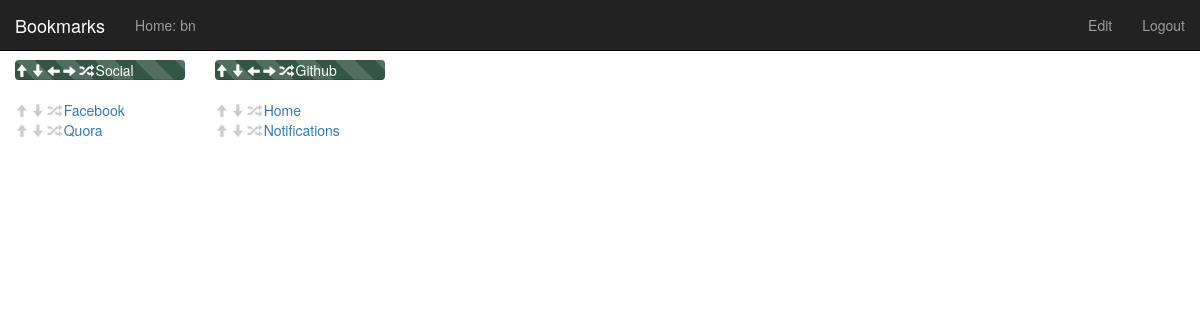
The app's page /b/edit/ (signed in), older data.
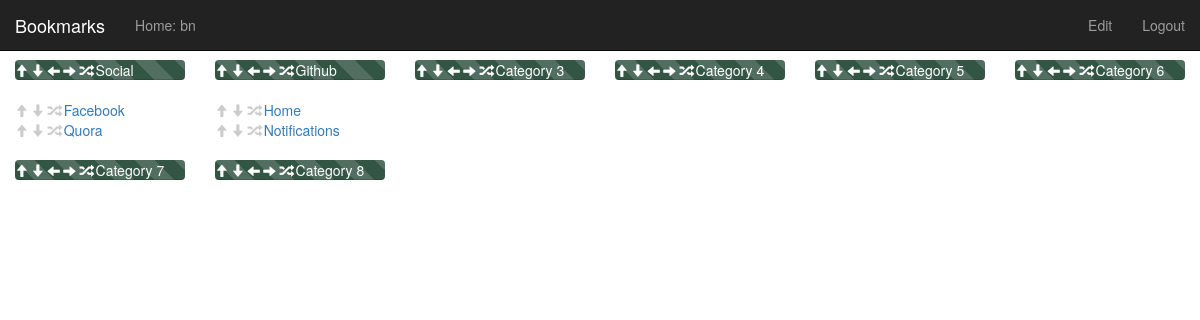
The same page, newer data.
### app/models.py (models this page shows, shortened)
class Category(models.Model):
	user = models.ForeignKey(settings.AUTH_USER_MODEL)
	name = models.CharField(max_length=21)
	row_number = models.IntegerField(default=0)
	column_number = models.IntegerField(default=0)
	progress_bar_color = models.CharField(max_length=6, default="335544")

class Bookmark(models.Model):
	category = models.ForeignKey(Category)
	name = models.CharField(max_length=50)
	link = models.TextField()
	row_number = models.IntegerField(default=0)
	glyphicon = models.CharField(max_length=30, default="")

### app/views.py (the view)
@login_required(login_url='/b/login')
def edit_page(request):
	context = {
				'user': request.user,
				'columns': get_bookmarks(request),
			}
	return render(request, 'edit2.html', context)

### app/templates/edit2.html (shortened to what this page needs)
<html>
	<head>
		<link rel="stylesheet" href="http://maxcdn.bootstrapcdn.com/bootstrap/3.2.0/css/bootstrap.min.css">
	</head>
	<body>
		<nav class="navbar navbar-inverse navbar-fixed-top" style="border-radius:0px;">
			<div class="container-fluid">
				<div class="navbar-header">
					<a class="navbar-brand">Bookmarks</a>
				</div>
				<div>
					<ul class="nav navbar-nav">
						<li><a href="/">Home: {{ user }}</a></li>
					</ul>
					<ul class="nav navbar-nav navbar-right">
						<li><a href="/b/edit">Edit</a></li>
						<li><a href="/b/logout">Logout</a></li>
					</ul>
				</div>
			</div>
		</nav>
		<div class="container-fluid">
			<div class="row">
				{% for col in columns %}
					<div class="col-sm-2">
						{% for item in col %}
							<div class="category-container">
								<div class="progress">
								    <div class="progress-bar progress-bar-striped active progress_style" style="background-color: {{ item.0.progress_bar_color }};">
										<a href="/b/category_up/{{ item.0.id }}" class="cat_glyph_style"> <span class="glyphicon glyphicon-arrow-up"></span> </a>
										<a href="/b/category_down/{{ item.0.id }}" class="cat_glyph_style"> <span class="glyphicon glyphicon-arrow-down"></span> </a>
										<a href="/b/category_left/{{ item.0.id }}" class="cat_glyph_style"> <span class="glyphicon glyphicon-arrow-left"></span> </a>
										<a href="/b/category_right/{{ item.0.id }}" class="cat_glyph_style"> <span class="glyphicon glyphicon-arrow-right"></span> </a>
										<a href="/b/random_color/{{ item.0.id }}" class="cat_glyph_style"> <span class="glyphicon glyphicon-random"></span> </a>
										<span style="color:#ffffff">{{ item.0.name }}</span>
									</div>
								</div>
								{% for bookmark in item.1 %}
									<a href="/b/bookmark_up/{{ bookmark.id }}" class="bm_style"> <span class="glyphicon glyphicon-arrow-up"></span> </a>
									<a href="/b/bookmark_down/{{ bookmark.id }}" class="bm_style"><span class="glyphicon glyphicon-arrow-down"></span></a>
									<a href="/b/random_glyphicon/{{ bookmark.id }}" class="bm_style"> <span class="glyphicon glyphicon-random"></span> </a>
									<a href="{{ bookmark.link }}">{{ bookmark.name }} <span class="glyphicon glyphicon-{{ bookmark.glyphicon }}"></span> </a>
								{% endfor %}
							</div>
						{% endfor %}
					</div>
				{% endfor %}
			</div>
		</div>
	</body>
</html>

### app/templates/edit2.html (style rules this page uses)
.progress_style { width: 100%; font-size: 1em; text-align: left; }
.cat_glyph_style { color: #ffffff; font-size: 0.9em; }
.bm_style { color: #ccc; font-size: 0.9em; }

Row changes from the older to the newer data that the page shows:
added Category: name "Category 7"
added Category: name "Category 8"
added Category: name "Category 3"
added Category: name "Category 4"
added Category: name "Category 5"
added Category: name "Category 6"
